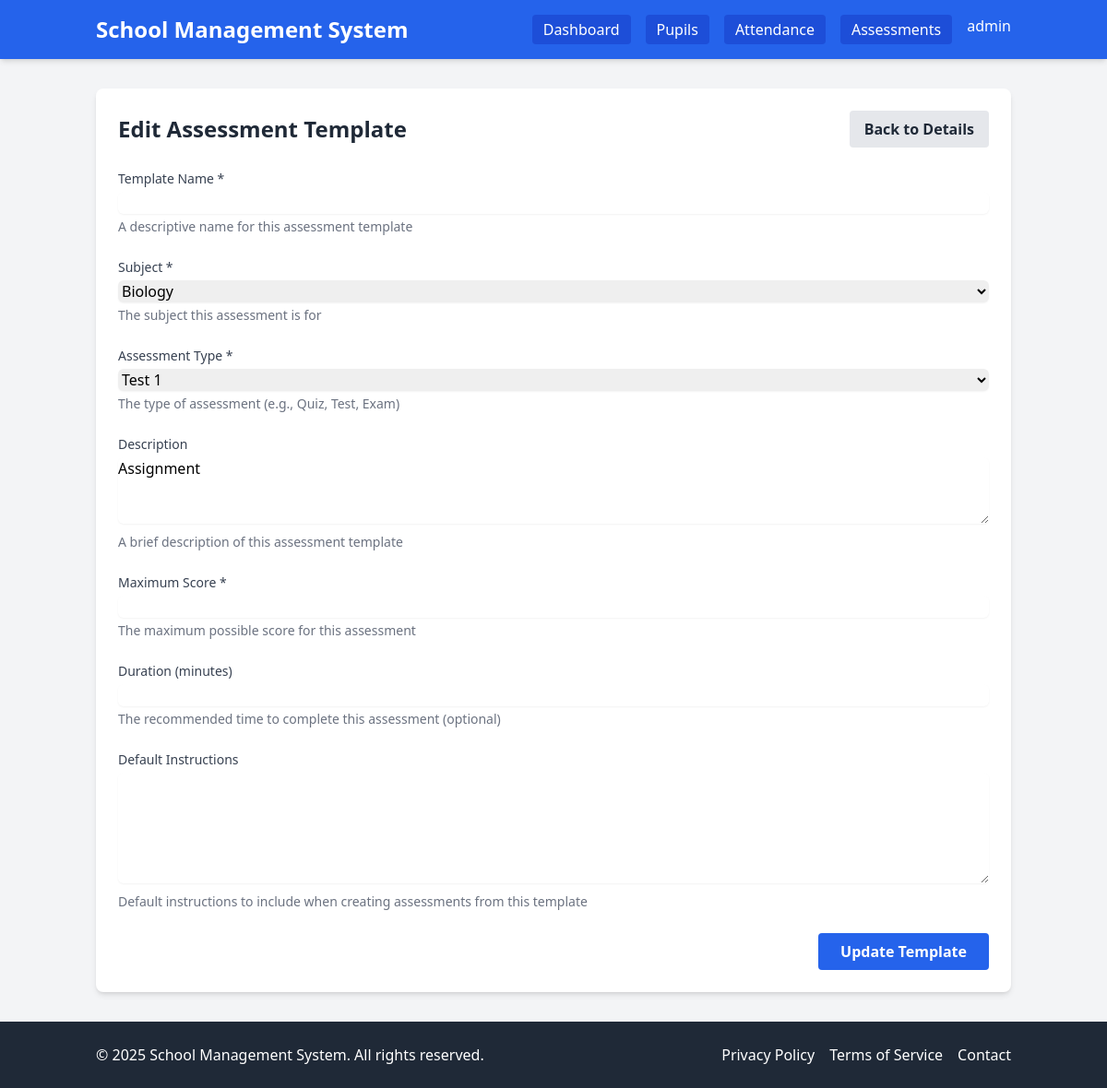
The page /assessments/templates/1/edit/ (signed in) on the database its author committed.
### users/models.py (models this page shows)
class User(AbstractUser):
    class Role(models.TextChoices):
        ADMIN = 'ADMIN', _('Admin')
        TEACHER = 'TEACHER', _('Teacher')
    role = models.CharField(
        max_length=10,
        choices=Role.choices,
        default=Role.TEACHER,
        verbose_name=_('Role'),
        help_text=_('Designates the role and permissions of the user')
    )
    phone_number = models.CharField(max_length=15, blank=True, null=True)
    address = models.TextField(blank=True, null=True)
    profile_picture = models.ImageField(upload_to='profile_pics/', blank=True, null=True)
    def is_admin(self):
        return self.role == self.Role.ADMIN
    def is_teacher(self):
        return self.role == self.Role.TEACHER
    class Meta:
        verbose_name = _('User')
        verbose_name_plural = _('Users')

### assessments/models.py (models this page shows, shortened)
class AssessmentTemplate(models.Model):
    title = models.CharField(max_length=200)
    subject = models.ForeignKey(Subject, on_delete=models.CASCADE, related_name='assessment_templates')
    assessment_type = models.ForeignKey(AssessmentType, on_delete=models.CASCADE, related_name='templates')
    total_points = models.DecimalField(
        max_digits=7,
        decimal_places=2,
        validators=[MinValueValidator(0)]
    )
    description = models.TextField(blank=True, null=True)
    created_by = models.ForeignKey(settings.AUTH_USER_MODEL, on_delete=models.CASCADE, related_name='created_templates')
    created_at = models.DateTimeField(auto_now_add=True)
    updated_at = models.DateTimeField(auto_now=True)
    class Meta:
        verbose_name = _('Assessment Template')
        verbose_name_plural = _('Assessment Templates')
        ordering = ['-created_at']

class Subject(models.Model):
    name = models.CharField(max_length=100, unique=True)
    code = models.CharField(max_length=10, unique=True)
    description = models.TextField(blank=True, null=True)
    class Meta:
        verbose_name = _('Subject')
        verbose_name_plural = _('Subjects')
        ordering = ['name']

class AssessmentType(models.Model):
    name = models.CharField(max_length=100, unique=True)
    description = models.TextField(blank=True, null=True)
    weight = models.DecimalField(
        max_digits=5,
        decimal_places=2,
        validators=[MinValueValidator(0), MaxValueValidator(100)],
        help_text=_('Weight of this assessment type in the final grade calculation (percentage)')
    )
    class Meta:
        verbose_name = _('Assessment Type')
        verbose_name_plural = _('Assessment Types')
        ordering = ['name']

### assessments/views.py (the view, shortened to what this page needs)
# urls.py: path('assessments/templates/<int:template_id>/edit/', views.edit_assessment_template, name='edit_assessment_template'),
@login_required
def edit_assessment_template(request, template_id):
    template = get_object_or_404(AssessmentTemplate, id=template_id)
    if template.created_by != request.user and not request.user.is_admin():
        messages.error(request, 'You do not have permission to edit this template.')
        return redirect('assessment_template_detail', template_id=template.id)
    subjects = Subject.objects.all().order_by('name')
    assessment_types = AssessmentType.objects.all().order_by('name')
    context = {
        'template': template,
        'subjects': subjects,
        'assessment_types': assessment_types,
    }
    return render(request, 'assessments/template_form.html', context)

### templates/assessments/template_form.html (shortened to what this page needs)
{% extends 'base/base.html' %}
{% block content %}
<div class="bg-white shadow-md rounded-lg p-6">
    <div class="flex justify-between items-center mb-6">
        <h1 class="text-2xl font-bold text-gray-800">
            {% if template %}Edit Assessment Template{% else %}Create Assessment Template{% endif %}
        </h1>
        <a href="{% if template %}{% url 'assessment_template_detail' template.id %}{% else %}{% url 'assessment_template_list' %}{% endif %}" class="bg-gray-200 hover:bg-gray-300 text-gray-800 font-bold py-2 px-4 rounded">
            {% if template %}Back to Details{% else %}Back to List{% endif %}
        </a>
    </div>
    <form method="post" class="space-y-6">
        <div>
            <label for="name" class="block text-sm font-medium text-gray-700 mb-1">Template Name *</label>
            <input type="text" name="name" id="name"
                   value="{% if template %}{{ template.name }}{% endif %}"
                   class="w-full rounded-md border-gray-300 shadow-sm focus:border-blue-500 focus:ring focus:ring-blue-500 focus:ring-opacity-50" required>
            <p class="mt-1 text-sm text-gray-500">A descriptive name for this assessment template</p>
        </div>
        <div>
            <label for="subject" class="block text-sm font-medium text-gray-700 mb-1">Subject *</label>
            <select name="subject" id="subject" class="w-full rounded-md border-gray-300 shadow-sm focus:border-blue-500 focus:ring focus:ring-blue-500 focus:ring-opacity-50" required>
                {% for subject in subjects %}
                    <option value="{{ subject.id }}" {% if template and template.subject.id == subject.id %}selected{% endif %}>
                        {{ subject.name }}
                    </option>
                {% endfor %}
            </select>
            <p class="mt-1 text-sm text-gray-500">The subject this assessment is for</p>
        </div>
        <div>
            <label for="assessment_type" class="block text-sm font-medium text-gray-700 mb-1">Assessment Type *</label>
            <select name="assessment_type" id="assessment_type" class="w-full rounded-md border-gray-300 shadow-sm focus:border-blue-500 focus:ring focus:ring-blue-500 focus:ring-opacity-50" required>
                {% for assessment_type in assessment_types %}
                    <option value="{{ assessment_type.id }}" {% if template and template.assessment_type.id == assessment_type.id %}selected{% endif %}>
                        {{ assessment_type.name }}
                    </option>
                {% endfor %}
            </select>
            <p class="mt-1 text-sm text-gray-500">The type of assessment (e.g., Quiz, Test, Exam)</p>
        </div>
        <div>
            <label for="description" class="block text-sm font-medium text-gray-700 mb-1">Description</label>
            <textarea name="description" id="description" rows="3"
                      class="w-full rounded-md border-gray-300 shadow-sm focus:border-blue-500 focus:ring focus:ring-blue-500 focus:ring-opacity-50">{% if template %}{{ template.description }}{% endif %}</textarea>
            <p class="mt-1 text-sm text-gray-500">A brief description of this assessment template</p>
        </div>
        <div>
            <label for="max_score" class="block text-sm font-medium text-gray-700 mb-1">Maximum Score *</label>
            <input type="number" name="max_score" id="max_score"
                   value="{% if template %}{{ template.max_score }}{% endif %}"
                   min="1" step="1"
                   class="w-full rounded-md border-gray-300 shadow-sm focus:border-blue-500 focus:ring focus:ring-blue-500 focus:ring-opacity-50" required>
            <p class="mt-1 text-sm text-gray-500">The maximum possible score for this assessment</p>
        </div>
        <div>
            <label for="duration" class="block text-sm font-medium text-gray-700 mb-1">Duration (minutes)</label>
            <input type="number" name="duration" id="duration"
                   value="{% if template %}{{ template.duration }}{% endif %}"
                   min="1" step="1"
                   class="w-full rounded-md border-gray-300 shadow-sm focus:border-blue-500 focus:ring focus:ring-blue-500 focus:ring-opacity-50">
            <p class="mt-1 text-sm text-gray-500">The recommended time to complete this assessment (optional)</p>
        </div>
        <div>
            <label for="instructions" class="block text-sm font-medium text-gray-700 mb-1">Default Instructions</label>
            <textarea name="instructions" id="instructions" rows="5"
                      class="w-full rounded-md border-gray-300 shadow-sm focus:border-blue-500 focus:ring focus:ring-blue-500 focus:ring-opacity-50">{% if template %}{{ template.instructions }}{% endif %}</textarea>
            <p class="mt-1 text-sm text-gray-500">Default instructions to include when creating assessments from this template</p>
        </div>
        <div class="flex justify-end">
            <button type="submit" class="bg-blue-600 hover:bg-blue-700 text-white font-bold py-2 px-6 rounded">
                {% if template %}Update Template{% else %}Create Template{% endif %}
            </button>
        </div>
    </form>
</div>
{% endblock %}

### templates/base/base.html (shortened to what this page needs)
<!DOCTYPE html>
<html lang="en">
<head>
    <script src="https://cdn.tailwindcss.com"></script>
</head>
<body class="bg-gray-100 min-h-screen flex flex-col">
    <header class="bg-blue-600 text-white shadow-md">
        <div class="container mx-auto px-4 py-4 flex justify-between items-center">
            <a href="{% url 'home' %}" class="text-2xl font-bold">School Management System</a>
            <nav class="hidden md:flex space-x-4">
                {% if user.is_authenticated %}
                    {% if user.is_teacher %}
                        <a href="{% url 'teacher_dashboard' %}" class="bg-blue-700 hover:bg-blue-800 text-white font-medium py-1 px-3 rounded">Dashboard</a>
                        <a href="{% url 'pupil_list' %}" class="bg-blue-700 hover:bg-blue-800 text-white font-medium py-1 px-3 rounded">Pupils</a>
                        <a href="{% url 'attendance_sessions' %}" class="bg-blue-700 hover:bg-blue-800 text-white font-medium py-1 px-3 rounded">Attendance</a>
                        <a href="{% url 'assessment_list' %}" class="bg-blue-700 hover:bg-blue-800 text-white font-medium py-1 px-3 rounded">Assessments</a>
                    {% endif %}
                    <div class="relative group">
                        <button class="hover:text-blue-200">{{ user.get_full_name|default:user.username }}</button>
                    </div>
                {% else %}
                    <a href="{% url 'login' %}" class="bg-blue-700 hover:bg-blue-800 text-white font-medium py-1 px-3 rounded">Login</a>
                {% endif %}
            </nav>
        </div>
    </header>
    <main class="container mx-auto px-4 py-8 flex-grow">
        {% block content %}{% endblock %}
    </main>
    <footer class="bg-gray-800 text-white py-6">
        <div class="container mx-auto px-4">
            <div class="flex flex-col md:flex-row justify-between items-center">
                <div class="mb-4 md:mb-0">
                    <p>&copy; {% now "Y" %} School Management System. All rights reserved.</p>
                </div>
                <div class="flex space-x-4">
                    <a href="#" class="hover:text-blue-300">Privacy Policy</a>
                    <a href="#" class="hover:text-blue-300">Terms of Service</a>
                    <a href="#" class="hover:text-blue-300">Contact</a>
                </div>
            </div>
        </div>
    </footer>
</body>
</html>

### rows shown on the page
User: get_full_name "admin"
AssessmentTemplate: subject "Biology", assessment_type "Test 1", description "Assignment"
